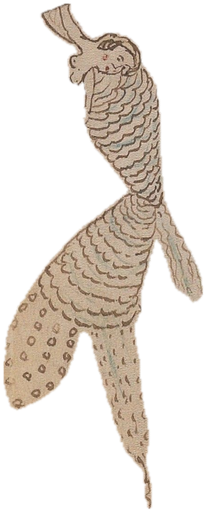
#> input picture voynich-walk/creatures/creature_76v.png, 206 x 512 px
$ python check_and_fix_pngs.py ../creatures
#> lines starting #> are read from the running program, lines starting #| are printed output that depends on the picture
"""
Checks cut-out PNGs and fixes the common problems, so they look clean in the world.

    python tools/check_and_fix_pngs.py plants            (checks and fixes everything in plants/)
    python tools/check_and_fix_pngs.py creatures --halo 2

For each picture it checks:
  - is the transparency real?   (a "transparent" PNG that is really a white or checkerboard
                                   background is the most common problem)
  - are the edges clean?         (a pale or dark fringe, "halo", round the outside)
  - is there empty space round it, is it bigger than needed?

Fixed copies go into a 'fixed' folder next to the originals. Your originals are never
changed unless you add --in-place. Look at the fixed ones, then move them over yourself.

Options:
  --halo N        shave N pixels off the outer edge (default 1; 0 = don't)
  --size N        longest side after fixing (default 1024; 0 = don't resize)
  --key-out       if a picture has NO transparency, try to remove a flat background colour
  --in-place      overwrite the originals (careful)

Needs Python 3 with Pillow and numpy:   pip install pillow numpy
"""
import argparse, os, sys
import numpy as np
from PIL import Image, ImageFilter

ap = argparse.ArgumentParser()
ap.add_argument('folder')
ap.add_argument('--halo', type=int, default=1)
ap.add_argument('--size', type=int, default=1024)
ap.add_argument('--key-out', action='store_true')
ap.add_argument('--in-place', action='store_true')
a = ap.parse_args()

src = a.folder
out = src if a.in_place else os.path.join(src, 'fixed')
os.makedirs(out, exist_ok=True)
files = sorted(f for f in os.listdir(src) if f.lower().endswith('.png'))
if not files: sys.exit(f'No PNG files in {src}')

def key_out(img):
    """Remove a flat background: the colour of the corners, where it touches the border."""
    rgb = np.asarray(img.convert('RGB')).astype(int)
    corners = np.array([rgb[0, 0], rgb[0, -1], rgb[-1, 0], rgb[-1, -1]])
    bg = np.median(corners, axis=0)
    close = (np.abs(rgb - bg).sum(axis=2) < 60)
    from scipy import ndimage                                   # only needed for --key-out
    lbl, _ = ndimage.label(close)
    border = set(np.unique(np.concatenate([lbl[0], lbl[-1], lbl[:, 0], lbl[:, -1]]))) - {0}
    alpha = np.where(np.isin(lbl, list(border)), 0, 255).astype('uint8')
    im = img.convert('RGBA'); im.putalpha(Image.fromarray(alpha)); return im

print(f"{'file':34} {'size':>11}  {'see-through':>11}  {'soft edge':>9}  result")
for f in files:
    img = Image.open(os.path.join(src, f))
#> img is the input picture: PIL image 206x512 RGBA; mean R, G, B, A 66, 57.8, 49.7, 86.1
    notes = []
    has_alpha = img.mode in ('RGBA', 'LA') or (img.mode == 'P' and 'transparency' in img.info)
#> has_alpha = True
    im = img.convert('RGBA')
    al = np.asarray(im)[..., 3]
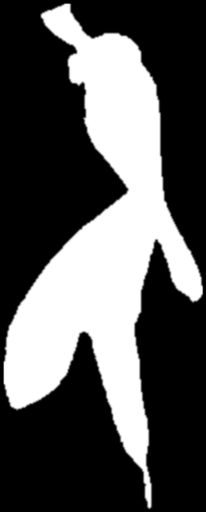
#> al: shape (512, 206); min 0, max 255, mean 86.1
    clear = (al == 0).mean()
#> clear = 0.632
    soft = ((al > 0) & (al < 255)).mean()
#> soft = 0.0619
    if not has_alpha or clear < 0.01:
        notes.append('NO REAL TRANSPARENCY')
        if a.key_out:
            im = key_out(img); al = np.asarray(im)[..., 3]; notes.append('background keyed out - check it!')
        else:
            print(f"{f:34} {str(img.size):>11}  {clear:>10.0%}  {soft:>8.1%}  {'; '.join(notes)} (try --key-out)"); continue
    # halo: shave the outer edge, then soften by a hair so it isn't jagged
    if a.halo > 0:
        m = Image.fromarray(al).filter(ImageFilter.MinFilter(2 * a.halo + 1)).filter(ImageFilter.GaussianBlur(0.7))
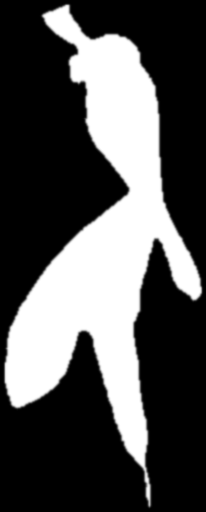
#> m: PIL image 206x512 L; min 0, max 255, mean 81.4
        im.putalpha(m); notes.append(f'edge -{a.halo}px')
#> after `im.putalpha(m)`:
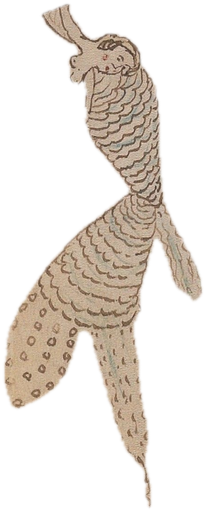
#> im: PIL image 206x512 RGBA; mean R, G, B, A 66, 57.8, 49.7, 81.4; transparent parts drawn white
    # crop away empty space
    bbox = im.getchannel('A').point(lambda v: 255 if v > 8 else 0).getbbox()
#> bbox = (3, 3, 203, 509)
    if bbox:
        pad = 4; bbox = (max(bbox[0] - pad, 0), max(bbox[1] - pad, 0), min(bbox[2] + pad, im.width), min(bbox[3] + pad, im.height))
#> after `bbox = (max(bbox[0] - pad, 0), max(bbox[1] - pad, 0), min(bbox[2] + pa`: bbox = (0, 0, 206, 512)
        if bbox != (0, 0, im.width, im.height): im = im.crop(bbox); notes.append('cropped')
    if a.size and max(im.size) > a.size:
        s = a.size / max(im.size); im = im.resize((round(im.width * s), round(im.height * s)), Image.LANCZOS); notes.append(f'resized to {im.size[0]}x{im.size[1]}')
    im.save(os.path.join(out, f), optimize=True)
    print(f"{f:34} {str(img.size):>11}  {clear:>10.0%}  {soft:>8.1%}  {', '.join(notes) or 'ok'}")
#| creature_76v.png                    (206, 512)         63%      6.2%  edge -1px
#> pass 2 of the loop `for f in files:`:
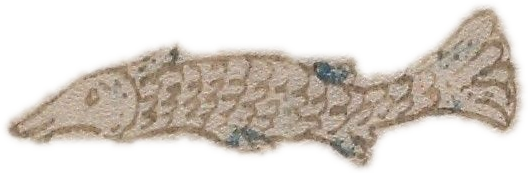
#> input picture voynich-walk/creatures/fish_pisces_70v2.png, 528 x 173 px
#> img is the input picture: PIL image 528x173 RGBA; mean R, G, B, A 181, 163.7, 147.4, 113.6
#> `al = np.asarray(im)[..., 3]`:
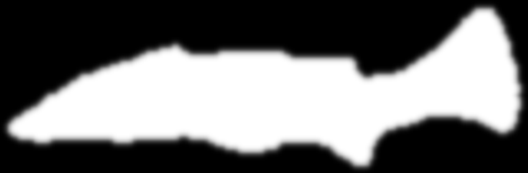
#> al: shape (173, 528); min 0, max 255, mean 113.6
#> clear = 0.44
#> soft = 0.223
#> `m = Image.fromarray(al).filter(ImageFilter.MinFilter(2 * a.halo + 1))...`:
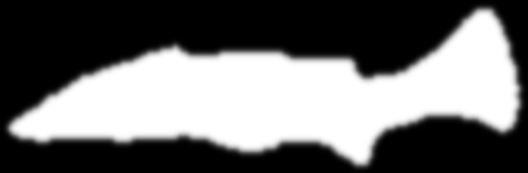
#> m: PIL image 528x173 L; min 0, max 255, mean 109.5
#> im: PIL image 528x173 RGBA
#> `bbox = im.getchannel('A').point(lambda v: 255 if v > 8 else 0).getbbox()`: bbox = (4, 4, 525, 171)
#> `bbox = (max(bbox[0] - pad, 0), max(bbox[1] - pad, 0), min(bbox[2] + pa`: bbox = (0, 0, 528, 173)
#| fish_pisces_70v2.png                (528, 173)         44%     22.3%  edge -1px
print(f"\nFixed copies are in: {out}")
